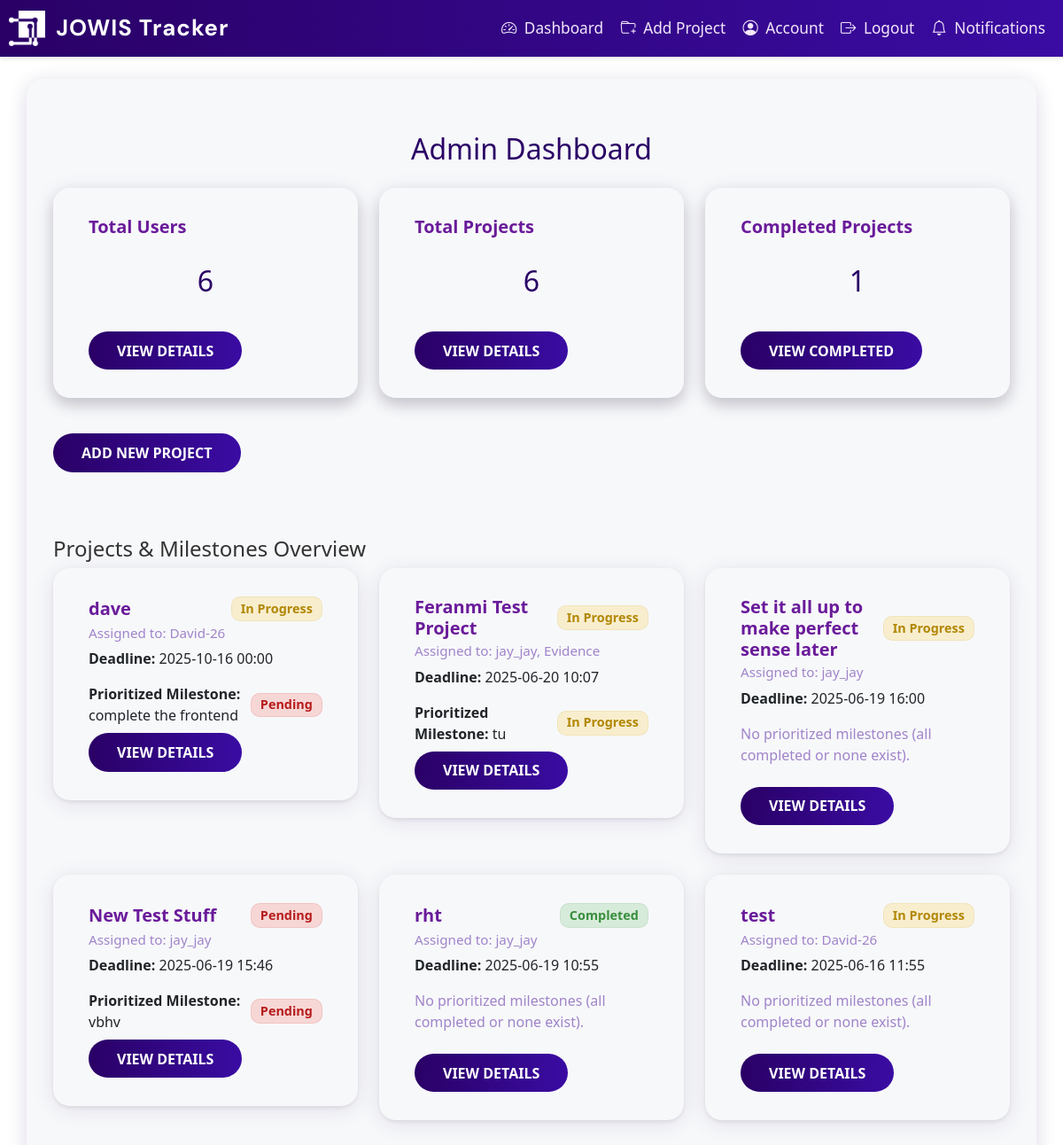
The app's page /admin (signed in) with its own data.
### app/dbmodels.py (models this page shows, shortened)
class Project(db.Model):
    id = db.Column(db.Integer, primary_key=True)
    title = db.Column(db.String(150), nullable=False)
    description = db.Column(db.Text, nullable=False)
    tasks = db.relationship("Task", backref="project", cascade="all, delete-orphan", passive_deletes=True)
    milestones = db.relationship("Milestone", backref="project", cascade="all, delete-orphan", passive_deletes=True)
    deadline = db.Column(db.DateTime, nullable=False, default = datetime.now(timezone.utc)) # default to current time in UTC
    status = db.Column(db.String(20), nullable=False, default="Pending")
    comment = db.Column(db.Text, nullable=True)
    users = db.relationship(
        'User',
        secondary=project_users,
        back_populates='projects'
    )

class User(db.Model, UserMixin):
    id = db.Column(db.Integer, primary_key=True)
    username = db.Column(db.String(150), unique=True, nullable=False)
    email = db.Column(db.String(150), unique=True, nullable=False)
    password_hash = db.Column(db.String(150), nullable=False)
    tasks = db.relationship("Task", backref="assigned_to", cascade='all, delete-orphan',passive_deletes=True)
    role = db.Column(db.String(50), nullable=False, default="employee") # or admin
    must_change_password = db.Column(db.Boolean, default=True)
    projects = db.relationship(
        'Project',
        secondary=project_users,
        back_populates='users'
    )
    reset_code = db.Column(db.String(8), nullable=True)
    reset_code_expiry = db.Column(db.DateTime, nullable=True)

class Milestone(db.Model):
    id = db.Column(db.Integer, primary_key=True)
    name = db.Column(db.String(140), nullable=False)
    deadline = db.Column(db.DateTime, nullable=False)
    project_id = db.Column(db.Integer, db.ForeignKey("project.id", ondelete="CASCADE"), nullable=False) # ondelete="CASCADE" ensures that if a project is deleted, its milestones are also deleted
    tasks = db.relationship("Task", backref="milestone", lazy="dynamic")
    status = db.Column(db.String(20), nullable=False, default="Pending")

### app/routes.py (the view)
@main.route('/admin')
@login_required
def admin_dashboard():
    if current_user.role != "admin":
        abort(403)
    user_count = User.query.count()
    project_count = Project.query.count()
    completed_count = Project.query.filter_by(status='Completed').count()
    projects = Project.query.order_by(Project.deadline.desc()).all()
    return render_template(
        'admin_dashboard.html',
        user_count=user_count,
        project_count=project_count,
        completed_count=completed_count,
        projects=projects
    )

### app/__init__.py (called while the page is built)
def create_app():
    app= Flask(__name__)
    app.config.from_object("config.Config") # load app config from config.py
    db.init_app(app)
    migrate.init_app(app, db)
    login_manager.init_app(app)
    mail.init_app(app)
    scheduler.init_app(app)
    scheduler.start()
    from . import jobs  # <-- Import jobs to register them
    from .admin import init_admin
    init_admin(app)
    login_manager.login_view = "main.login"
    login_manager.login_message_category ="info"
    from .dbmodels import User
    @login_manager.user_loader
    def load_user(user_id):
        return User.query.get(int(user_id))
    from .routes import main
    app.register_blueprint(main)
    @app.errorhandler(403)
    def forbidden(e):
        return render_template("403.html"), 403
    return app

### app/templates/admin_dashboard.html (shortened to what this page needs)
{% extends "base.html" %}
{% block content %}
<div class="container mt-4">
  <h2 class="mb-4">Admin Dashboard</h2>
  <div class="row mb-4">
    <div class="col-md-4">
      <div class="card text-white bg-primary mb-3 shadow">
        <div class="card-body">
          <h5 class="card-title">Total Users</h5>
          <h2>{{ user_count }}</h2>
          <a
            href="{{ url_for('main.admin_users') }}"
            class="btn btn-light btn-sm mt-2"
            >View Details</a
          >
        </div>
      </div>
    </div>
    <div class="col-md-4">
      <div class="card text-white bg-info mb-3 shadow">
        <div class="card-body">
          <h5 class="card-title">Total Projects</h5>
          <h2>{{ project_count }}</h2>
          <a
            href="{{ url_for('main.admin_projects') }}"
            class="btn btn-light btn-sm mt-2"
            >View Details</a
          >
        </div>
      </div>
    </div>
    <div class="col-md-4">
      <div class="card text-white bg-success mb-3 shadow">
        <div class="card-body">
          <h5 class="card-title">Completed Projects</h5>
          <h2>{{ completed_count }}</h2>
          <a
            href="{{ url_for('main.admin_projects', status='Completed') }}"
            class="btn btn-light btn-sm mt-2"
            >View Completed</a
          >
        </div>
      </div>
    </div>
  </div>
  <a href="{{ url_for('main.add_project') }}" class="btn btn-primary mb-4"
    >Add New Project</a
  >
  <h4 class="mt-5">Projects & Milestones Overview</h4>
  <div class="row">
    {% for project in projects %}
    <div class="col-md-4">
      <div class="card mb-4 shadow-sm">
        <div class="card-body">
          <div class="d-flex justify-content-between align-items-center mb-2">
            <h5 class="card-title mb-0">{{ project.title }}</h5>
            {% if project.status == 'Completed' %}
              <span class="badge bg-success">{{ project.status }}</span>
            {% elif project.status == 'Pending' %}
              <span class="badge bg-danger">{{ project.status }}</span>
            {% elif project.status == 'In Progress' %}
              <span class="badge bg-warning text-dark">{{ project.status }}</span>
            {% else %}
              <span class="badge bg-secondary">Unknown</span>
            {% endif %}
          </div>
          <h6 class="card-subtitle mb-2 text-muted">
            Assigned to: {% for user in project.users %}{{ user.username }}{% if not loop.last %}, {% endif %}{% endfor %}
          </h6>
          <p>
            <strong>Deadline:</strong> {{ project.deadline.strftime('%Y-%m-%d %H:%M') if project.deadline else 'N/A' }}
          </p>
          {% set incomplete_milestones = project.milestones | selectattr('status', 'ne', 'Completed') | sort(attribute='deadline') | list %}
          {% if incomplete_milestones %}
            {% set urgent = incomplete_milestones[0] %}
            <div class="d-flex justify-content-between align-items-center">
              <p class="mb-0">
                <strong>Prioritized Milestone:</strong> {{ urgent.name }}
              </p>
              {% if urgent.status == 'Pending' %}
                <span class="badge bg-danger ms-2">{{ urgent.status }}</span>
              {% elif urgent.status == 'In Progress' %}
                <span class="badge bg-warning text-dark ms-2">{{ urgent.status }}</span>
              {% else %}
                <span class="badge bg-secondary ms-2">Unknown</span>
              {% endif %}
            </div>
          {% else %}
            <p class="text-muted">
              No prioritized milestones (all completed or none exist).
            </p>
          {% endif %}
          <a
            href="{{ url_for('main.admin_project_detail', project_id=project.id) }}"
            class="btn btn-primary btn-sm mt-2"
            >View Details</a
          >
        </div>
      </div>
    </div>
    {% endfor %}
  </div>
</div>
{% endblock %}

### app/static/style.css (style rules this page uses)
body { background: #fff !important; font-family: "Segoe UI", Tahoma, Geneva, Verdana, sans-serif; color: #333; margin: 0; padding: 0; }
.card, .card-body, .card-header.bg-primary, .signup-container, .signup-container-1, .form-container, .container-login, .container-signup { background: #f7f8fa !important; border-radius: 1.2rem; box-shadow: 0 4px 24px rgba(42, 0, 102, 0.08); border: none; }
.btn, input[type="submit"], .submit, .btn-primary, .btn-outline-primary, .button { background: linear-gradient(90deg, #2a0066 0%, #3a0ca3 100%); color: #fff !important; border: none; transition: background 0.2s; }
body, body.bg-light, body.bg-gradient, body.bg-purple, body.bg-pink { background: #fff !important; }
.container, .container-login, .container-signup, .signup-container, .signup-container-1, .form-container { background: #f7f8fa !important; box-shadow: 0 4px 24px rgba(42, 0, 102, 0.08); border-radius: 1.2rem; }
h2, .signup-container h2 { color: #2a0066; text-align: center; margin-bottom: 30px; }
h2 { text-align: center; margin-bottom: 20px; color: #333; }
body { font-family: "Segoe UI", Tahoma, Geneva, Verdana, sans-serif; background-color: #f0f2f5; margin: 0; }
h2 { margin-bottom: 25px; color: #333; }
a { color: #007bff; text-decoration: none; }
body { background-color: #f2f2f2; font-family: Arial, sans-serif; margin: 0; }
body { background-color: #f4f6f8; font-family: "Segoe UI", Tahoma, Geneva, Verdana, sans-serif; color: #333; margin: 0; padding: 0; }
.container { padding: 30px; border-radius: 12px; }
h2 { text-align: center; margin-bottom: 30px; color: #2c3e50; }
body { font-family: "Segoe UI", Tahoma, Geneva, Verdana, sans-serif; background-color: #f4f6f8; margin: 0; }
h2 { text-align: center; color: #333; margin-top: 30px; }
.card { border: none; border-radius: 1rem; box-shadow: 0 2px 12px rgba(33, 150, 243, 0.08); transition: transform 0.15s, box-shadow 0.15s; background: #fff; }
.card-title { color: #880da1; font-weight: 600; }
.card-subtitle { color: #546e7a; font-size: 0.95rem; }
.badge { align-items: center; font-size: 0.9em; padding: 0.4em 0.7em; border-radius: 0.7em; }
.btn-primary, .btn-outline-primary { background: linear-gradient(90deg, #ad19d2 0%, #9042f5 100%); border: none; color: #fff; font-weight: 500; transition: background 0.2s; }
.text-muted { color: #90a4ae !important; }
body { background: linear-gradient(120deg, #e3e6fd 0%, #cebbfb 100%); }
.card { border-radius: 1.2rem; box-shadow: 0 4px 24px rgba(33, 150, 243, 0.1); border: none; background: #fff; }
.card-body { padding: 2rem 2.5rem; }
.btn, input[type="submit"] { border-radius: 2em; font-weight: 600; padding: 0.6em 2em; background: linear-gradient(90deg, #5d19d2 0%, #7842f5 100%); color: #fff; border: none; transition: background 0.2s; }

### app/templates/admin_dashboard.html (style rules this page uses)
body { background-color: red; }

### records on screen
Project: title "dave", status "In Progress", deadline "2025-10-16 00:00"
User: username "David-26"
Milestone: name "complete the frontend", status "Pending"
Project: title "Feranmi Test Project", status "In Progress", deadline "2025-06-20 10:07"
User: username "jay_jay"
User: username "Evidence"
Milestone: name "tu", status "In Progress"
Project: title "Set it all up to make perfect sense later", status "In Progress", deadline "2025-06-19 16:00", shows "No prioritized milestones (all completed or none exist)."
Project: title "New Test Stuff", status "Pending", deadline "2025-06-19 15:46"
Milestone: name "vbhv", status "Pending"
Project: title "rht", status "Completed", deadline "2025-06-19 10:55", shows "No prioritized milestones (all completed or none exist)."
Project: title "test", status "In Progress", deadline "2025-06-16 11:55", shows "No prioritized milestones (all completed or none exist)."

### other values on screen
{{ user_count }} "6"
{{ project_count }} "6"
{{ completed_count }} "1"
